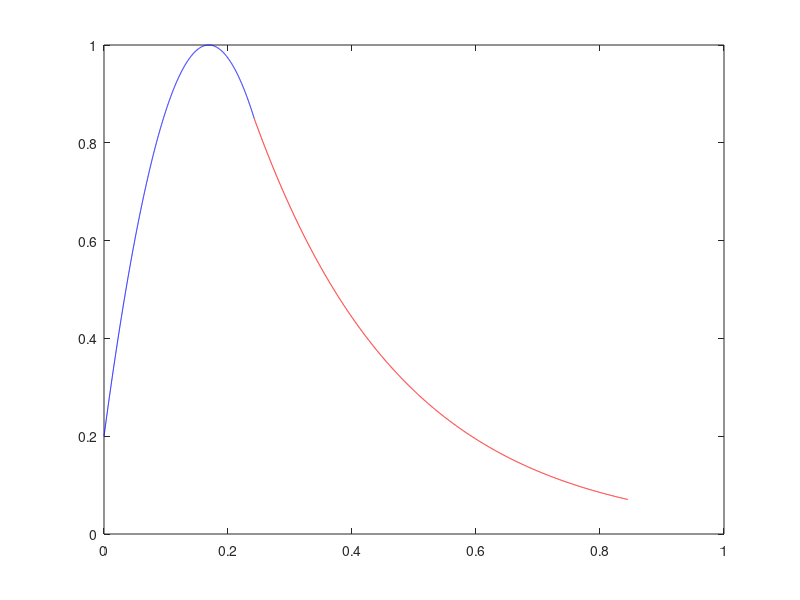

Source code (MATLAB):
T=60/71;
Fe=8000;
dt=1/Fe;

amplitude_de_separation = 0.85;
largeur_poly = 0.4;

x1=[0,largeur_poly*0.5*T,largeur_poly*T];
y1=[0.2,1,0.2];
T=60/71;
Fe=8000;
dt=1/Fe;

amplitude_de_separation = 0.85;
largeur_poly = 0.4;

x1=[0,largeur_poly*0.5*T,largeur_poly*T];
y1=[0.2,1,0.2];

 
p= polyfit(x1,y1,2);
p(3) = p(3) - amplitude_de_separation;
r = roots(p);
xsep = r(1,1);
p(3)= p(3) + amplitude_de_separation;
val = polyval(p,xsep);


x1i=(0:dt:round(xsep/dt)*dt);
A=polyval(p,x1i);

x2i=(round(xsep/dt)*dt:dt:T);
D=amplitude_de_separation*exp(-(x2i-xsep)/xsep);

plot(x1i,A,'b',x2i,D,'r');
 
p= polyfit(x1,y1,2);
p(3) = p(3) - amplitude_de_separation;
r = roots(p);
xsep = r(1,1);
p(3)= p(3) + amplitude_de_separation;
val = polyval(p,xsep);


x1i=(0:dt:round(xsep/dt)*dt);
A=polyval(p,x1i);

x2i=(round(xsep/dt)*dt:dt:T);
D=amplitude_de_separation*exp(-(x2i-xsep)/xsep);

plot(x1i,A,'b',x2i,D,'r');